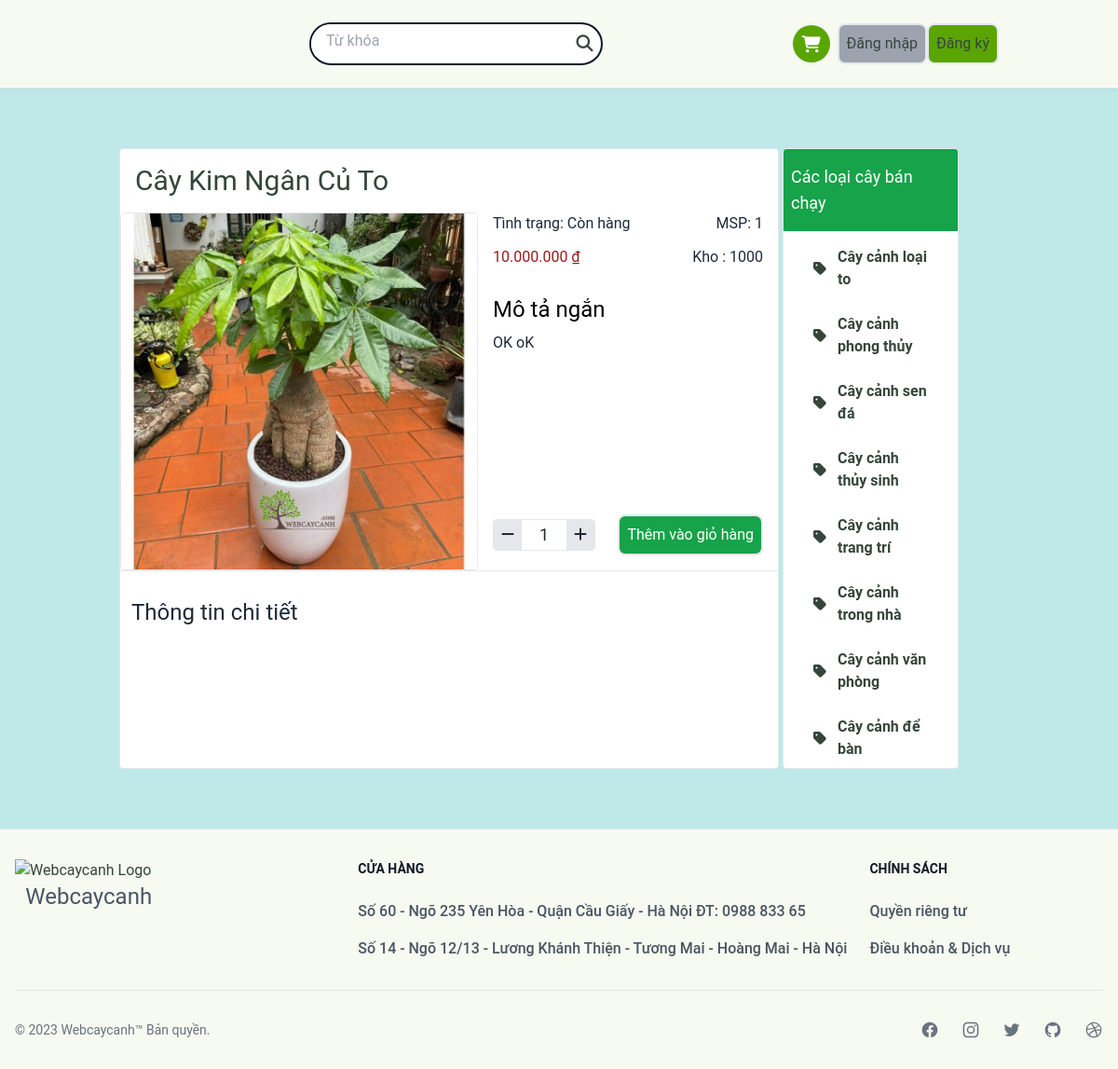
/product/1/, run on an earlier commit of the app's database.
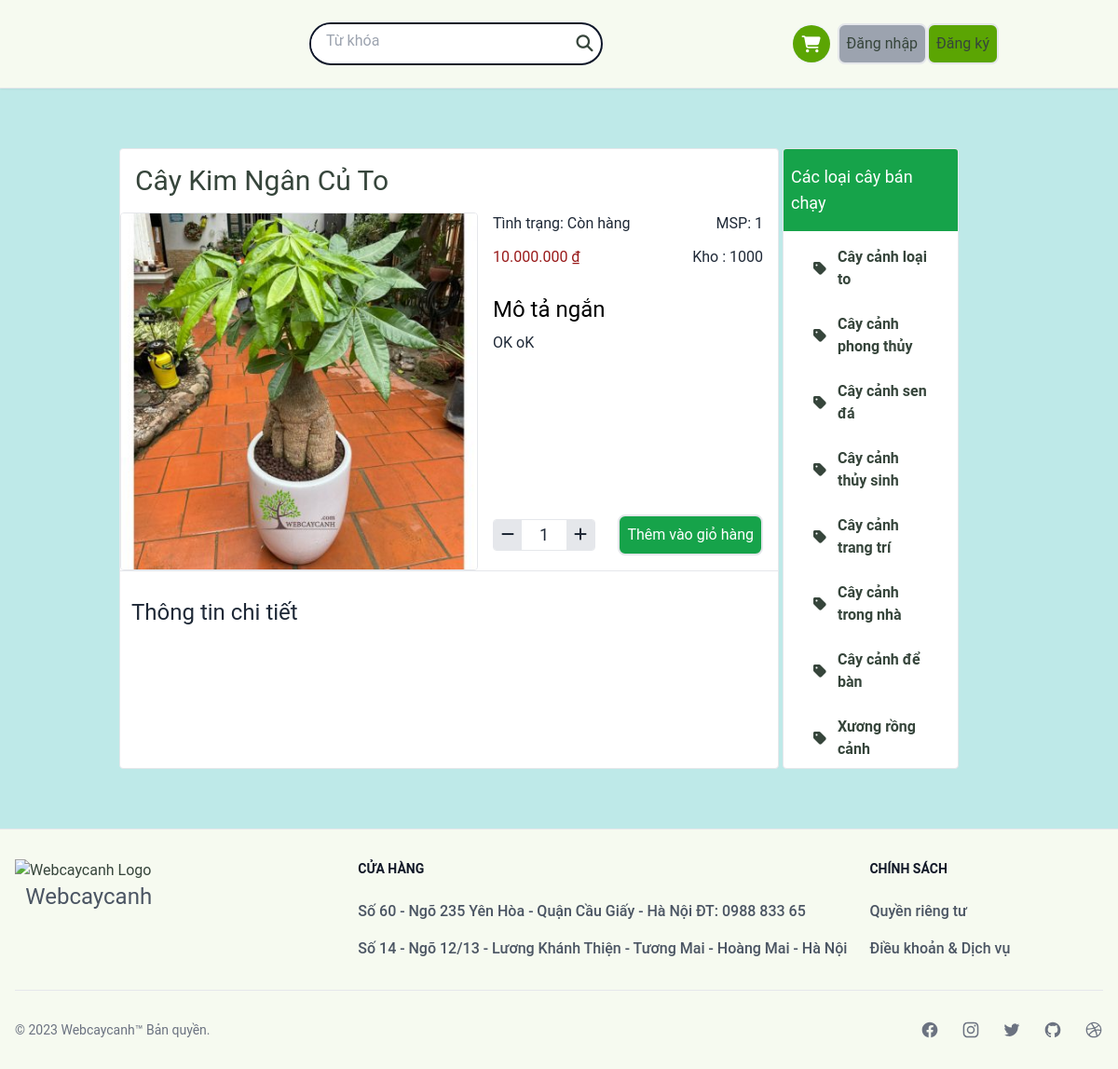
And on a later commit of the database.
### core/models.py (models this page shows, shortened)
class BaseModel(models.Model):
    created_at = models.DateTimeField(auto_now_add=True)
    updated_at = models.DateTimeField(auto_now=True)
    class Meta:
        abstract = True

class Category(BaseModel):
    label = models.CharField(max_length=255, unique=True, blank=False)
    image = ProcessedImageField(
        upload_to=hashed_filename,
        default="defaults/category.png",
        processors=[ResizeToFill(320, 320)],
        format="PNG",
        options={"quality": 60},
    )
    slug = models.SlugField(max_length=255, unique=True)

### core/views.py (the view)
# urls.py: path("product/<int:pk>/", DetailProductView.as_view(), name="product_detail"),
class DetailProductView(DetailView):
    model = Product
    template_name = "core/product_detail.html"
    def get_context_data(self, **kwargs):
        context = super().get_context_data(**kwargs)
        context["categories"] = Category.objects.order_by("label")[:8]
        return context

### core/models.py (called while the page is built)
    def state(self):
        return "Còn hàng" if self.quantity > 0 else "Hết hàng"

### core/templatetags/concurency.py (called while the page is built)
@register.filter
def vnd_format(value):
    return humanize.intcomma(value, False).replace(",", ".") + " ₫"

### templates/core/product_detail.html (shortened to what this page needs)
{% extends "layout/base.html" %}
{% load crispy_forms_tags %}
{% load static %}
{% load humanize %}
{% load concurency %}
{% block content %}
<div class="container overflow-hidden rounded flex my-16 items-stretch">
    <div id="product" class="bg-white border rounded w-3/4">
        <h1 class="text-3xl p-4">{{ product.name }}</h1>
        <div id="product-info" class="flex text-gray-800">
            <div id="product-image">
                <img class="w-96 rounded border" src="{{ product.thumbnail.url }}" alt="">
            </div>
            <div id="product-detail" class="flex flex-col gap-3 flex-1 px-4">
                <div class="flex justify-between">
                    <p>Tình trạng: {{ product.state }}</p>
                    <p>MSP: {{ product.id }}</p>
                </div>
                <div id="product-price" class="flex justify-between">
                    <p class=" text-red-800">{{ product.price|vnd_format }}</p>
                    <p>Kho : {{ product.quantity }}</p>
                </div>
                <div>
                    <p class="text-2xl text-black py-2 pt-4">Mô tả ngắn</p>
                    <p>{{ product.summary }}</p>
                </div>
                <div class="grow"></div>
                <form action="{% url 'core:cart_add' %}" method="post" class="flex items-center justify-between py-4">
                    <div class="flex border rounded overflow-hidden">
                        <button type="button" class="bg-gray-200 hover:bg-slate-600 hover:text-white p-1 px-2"
                            id="quantity-decrease">
                            <i class="fas fa-minus"></i>
                        </button>
                        <input name="quantity" readonly class="text-lg text-center w-12 outline-none" id="id_quantity"
                            value="1"></input>
                        <button type="button" class="bg-gray-200 p-1 px-2 hover:bg-slate-600 hover:text-white"
                            id="quantity-increase">
                            <i class="fas fa-plus"></i>
                        </button>
                    </div>
                    <button data-product-id="{{ product.id }}" data-quantity="{{ 1 }}" id="add-to-cart"
                        class="btn bg-green-600 text-white hover:bg-green-700 hover:text-gray-300">Thêm vào giỏ
                        hàng</button>
                </form>
            </div>
        </div>
        <hr>
        <div id="long-description" class="text-justify text-base p-3 text-gray-800">
            <h2 class="text-2xl my-4">Thông tin chi tiết</h2>
        </div>
    </div>
    <div id="sidebar" class="w-1/5 bg-white gap-2 ml-1 border rounded overflow-hidden flex flex-col">
        <h1 class="bg-[#16a34a] text-white text-lg px-2 py-4">Các loại cây bán chạy</h1>
        {% for cate in categories %}
        <a href="{% url 'core:product_by_category' cate.slug %}"
            class="flex justify-left gap-3 items-center p-2 px-8 text-base font-semibold hover:text-[#16a34a]">
            <i class="fa-solid fa-tag"></i>
            <span>{{ cate.label }}</span>
        </a>
        {% endfor %}
    </div>
</div>
{% endblock content %}

What changed in the data, as far as the page shows it:
removed Category: label "Cây cảnh văn phòng"
now on this page (row edited): Category: label "Xương rồng cảnh"
